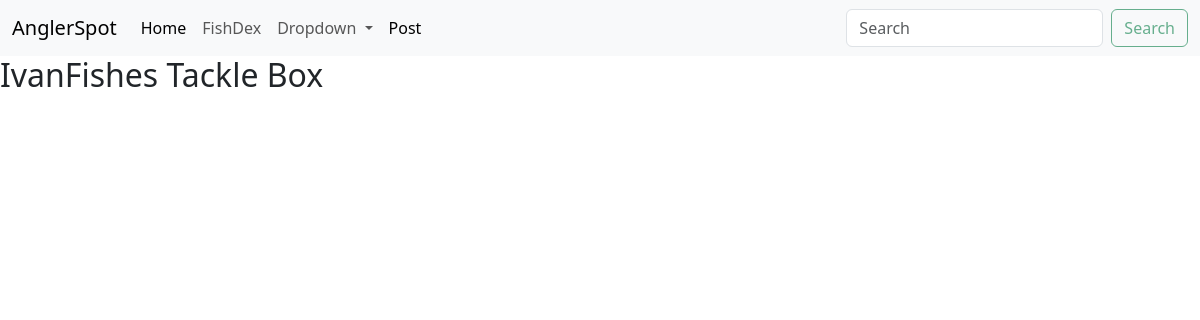
Page /tackle/1 (signed in) on the earlier database version.
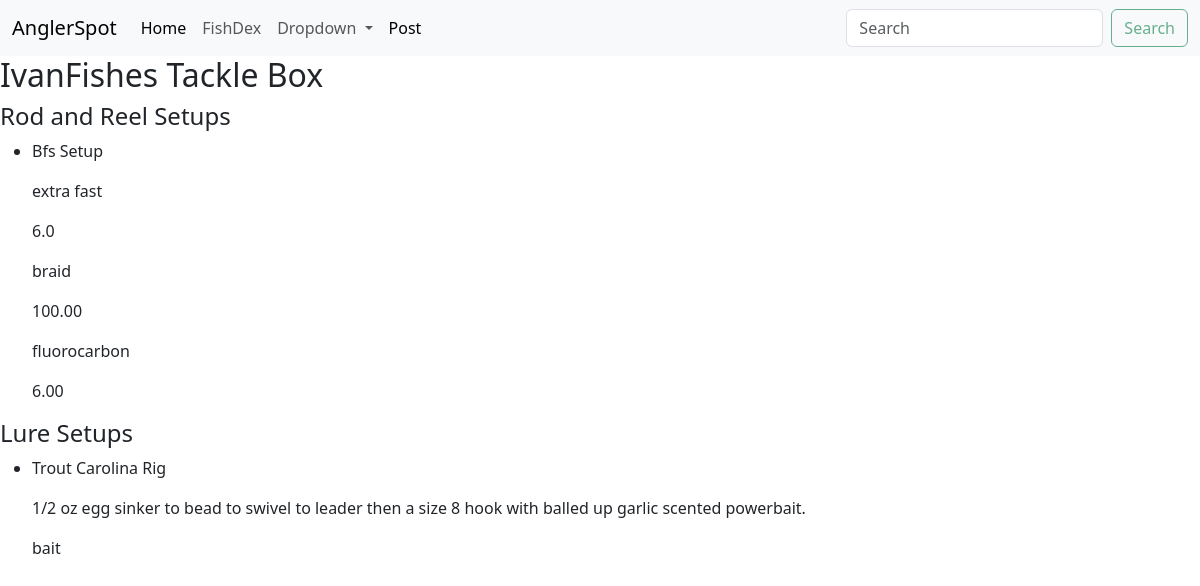
Same page on the later database version.
### angler/models/tackle.py (models this page shows, shortened)
class RodAndReel(models.Model):
    LINE_CHOICES = (('monofilament', 'Mono'),
                     ('fluorocarbon', 'Flouro'),
                       ('braid', 'Braid'))
    REEL_CHOICES = (('spinning','Spinning'),
                     ('baitcaster','Baitcaster'),
                       ('spincast','Spincast'), ('fly', 'Fly'),
                         ('conventional', 'Conventional'))
    ROD_ACTION_CHOICES = (('slow','Slow'),
                          ('medium', 'Medium'),
                          ('fast', 'Fast'),
                          ('extra fast', 'Extra Fast'))
    name = models.CharField(max_length=100)
    user = models.ForeignKey(User, on_delete=models.CASCADE)
    rod_action = models.CharField(max_length=100, choices=ROD_ACTION_CHOICES)
    rod_length = models.DecimalField(default=6, max_digits=3, decimal_places=1)
    line = models.CharField(max_length=100, choices=LINE_CHOICES)
    line_length = models.DecimalField(max_digits=5, decimal_places=2, null=True, blank=True)
    leader = models.CharField(max_length=100, choices=LINE_CHOICES, null=True, blank=True)
    leader_length = models.DecimalField(max_digits=5, decimal_places=2, null=True, blank=True)

class Lure(models.Model):
    LURE_CHOICES = (('bait', 'Bait'),
                     ('lure', 'Lure'))
    user = models.ForeignKey(User, on_delete=models.CASCADE)
    name = models.CharField(max_length=100)
    description = models.TextField(max_length=500)
    lure_type = models.CharField(max_length=100, choices=LURE_CHOICES)
    live_bait = models.BooleanField(default=False)
    trailer = models.CharField(max_length=100, null=True, blank=True)

### angler/views/tackle.py (the view)
# urls.py: path('tackle/<int:user_id>', TackleView.as_view(), name='tackle'),
class TackleView(LoginRequiredMixin, View):
    login_url = '/login/'
    def get(self, request, user_id):
        user = User.objects.get(id=user_id)
        rod_and_reels = RodAndReel.objects.filter(user=user)
        lures = Lure.objects.filter(user=user)
        context ={'user':user,
                   'rod_and_reels':rod_and_reels,
                     'lures':lures}
        return render(request, 'angler/tackle.html', context)

### angler/models/user.py (called while the page is built)
    @property
    def get_profile_name(self):
        return Profile.objects.get(user=self).profile_name

### angler/templates/angler/tackle.html (shortened to what this page needs)
{% extends 'angler/base.html'%}
{% block content %}
<body>
    <h2>{{ user.get_profile_name }} Tackle Box</h2>
        {% if rod_and_reels %}
        <h4>Rod and Reel Setups</h4>
            <ul>
                {% for rod_and_reel in rod_and_reels %}
                <li>
                    <p>{{rod_and_reel.name}}</p>
                    <p>{{rod_and_reel.rod_action}}</p>
                    <p>{{rod_and_reel.rod_length}}</p>
                    <p>{{rod_and_reel.line}}</p>
                    <p>{{rod_and_reel.line_length}}</p>
                    <p>{{rod_and_reel.leader}}</p>
                    <p>{{rod_and_reel.leader_length}}</p>
                </li>
                {% endfor %}
            </ul>
        {% endif %}
        {% if lures %}
        <h4>Lure Setups</h4>
            <ul>
                {% for lure in lures %}
                <li>
                    <p>{{lure.name}}</p>
                    <p>{{lure.description}}</p>
                    <p>{{lure.lure_type}}</p>
                </li>
                {% endfor %}
            </ul>
        {% endif %}
</body>
{% endblock %}

Differences in the rows shown:
added RodAndReel: name "Bfs Setup", rod_action "extra fast", rod_length "6.0", line "braid", line_length "100.00", leader "fluorocarbon", leader_length "6.00"
added Lure: name "Trout Carolina Rig", description "1/2 oz egg sinker to bead to swivel to leader then a size 8 hook with balled up garlic scented powerbait.", lure_type "bait"
Other differences:
text now shown: "Rod and Reel Setups Lure Setups"
